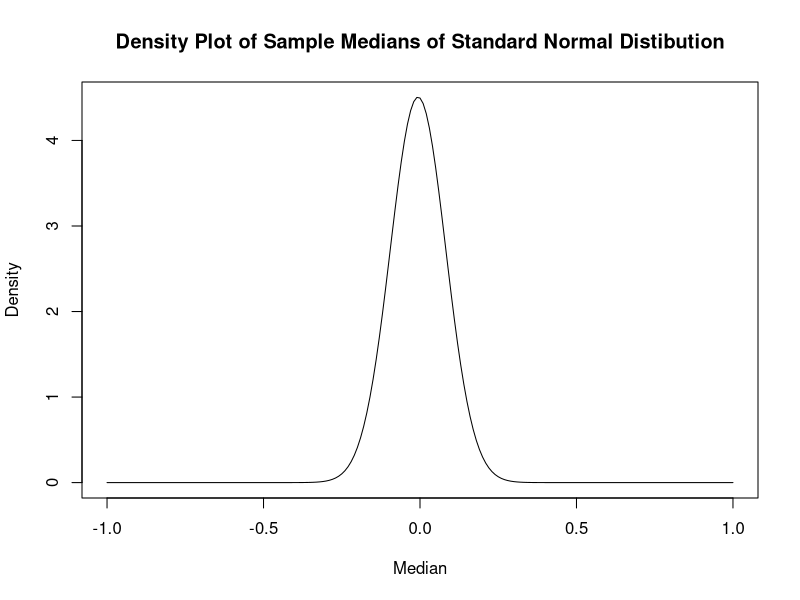
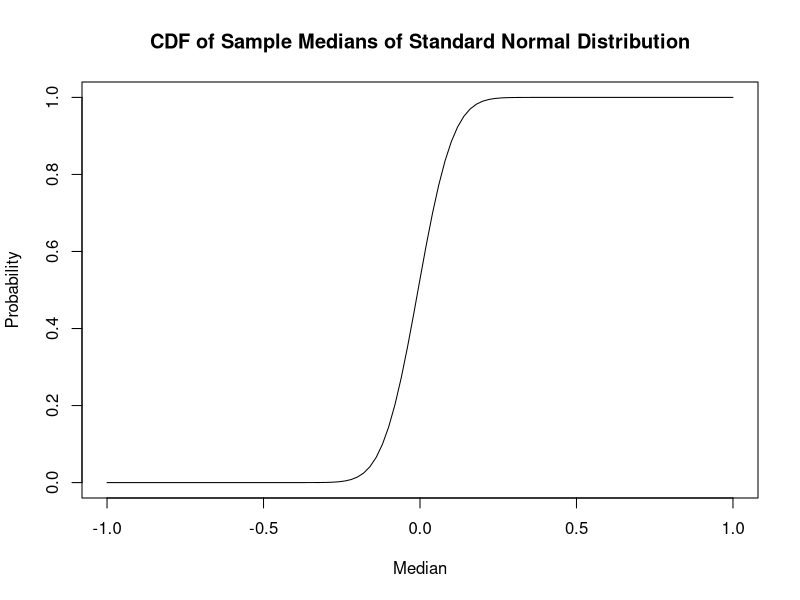
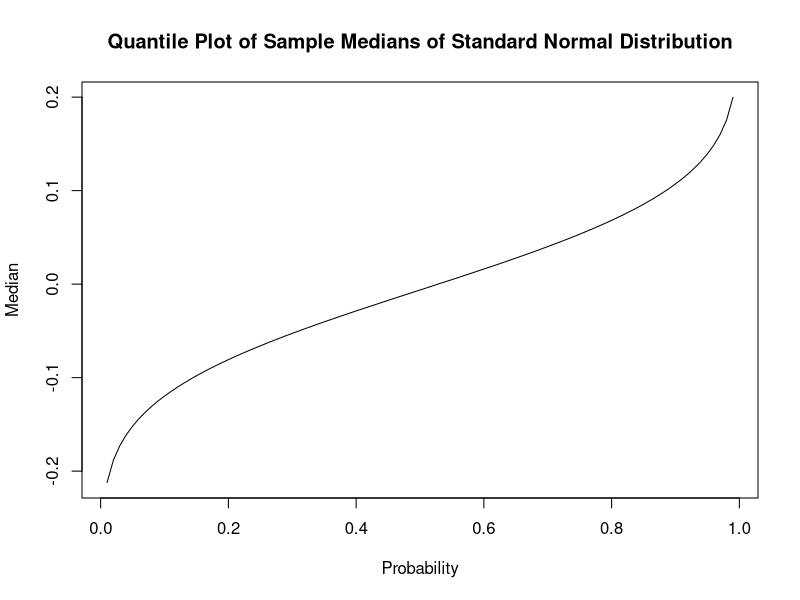
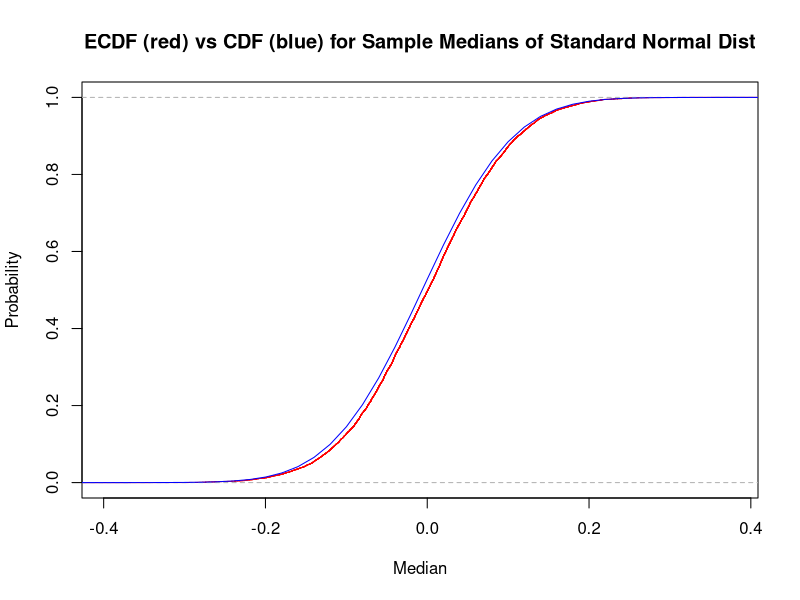
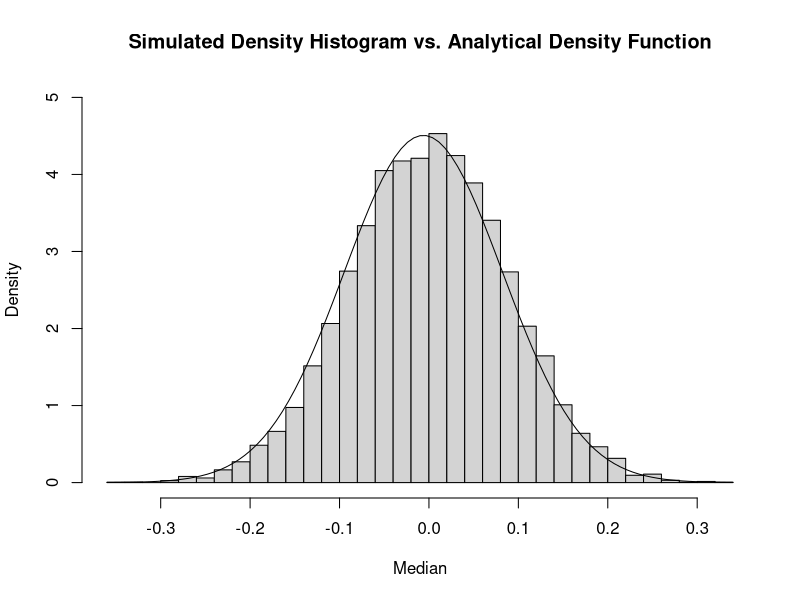
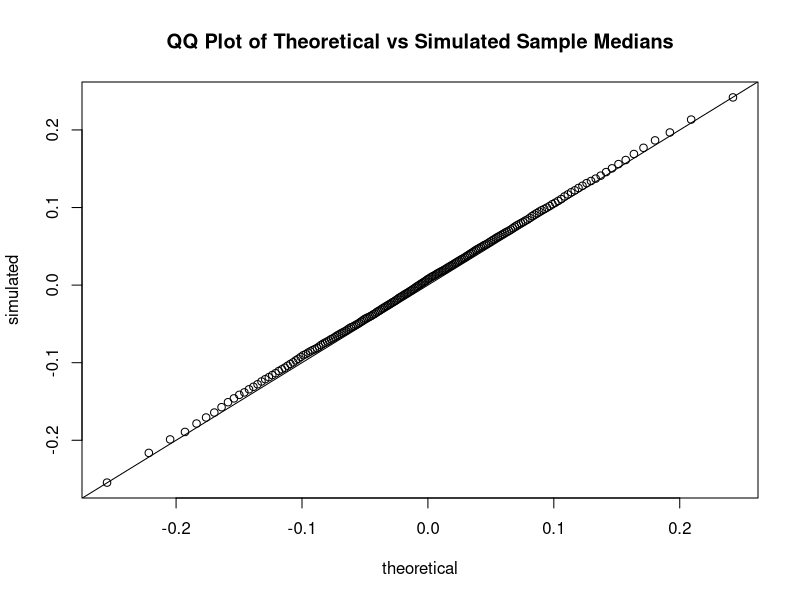
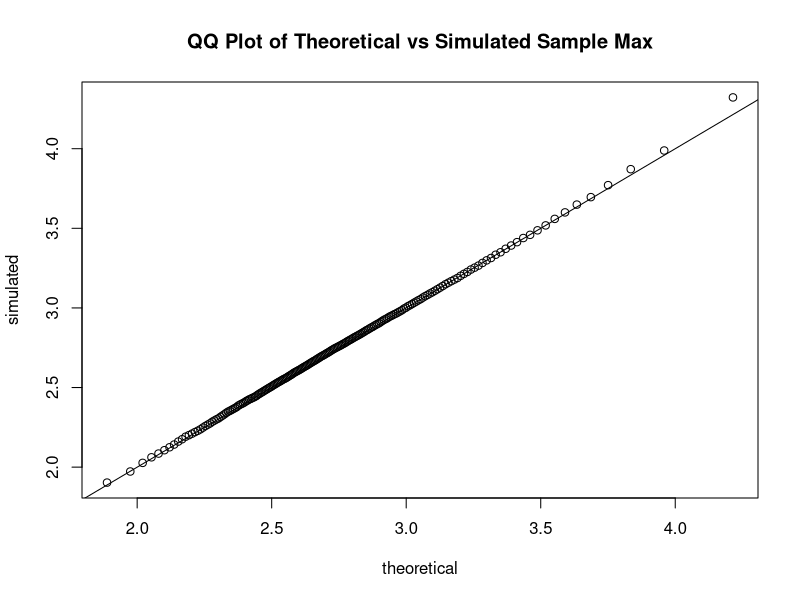
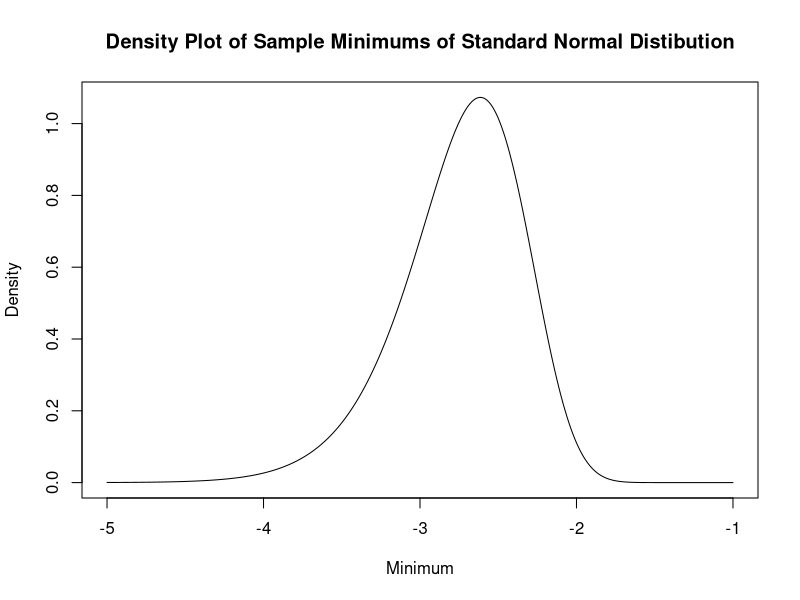

Generate these figures, in order, with R:
## ---- chunk 1
knitr::opts_chunk$set(echo = TRUE)
library(ggplot2)
library(tidyverse)
## ---- chunk 2
dorder <- function(x, n, k){
  k *
    choose(n, k) * 
    ((pnorm(x)) ^ (k-1)) *
    ((1 - pnorm(x)) ^ (n-k)) *
    dnorm(x)
}
## ---- chunk 3
x <- seq(-1, 1, by = .01)
plot(x, dorder(x, 200, 100), 
     type = 'l', 
     main = 'Density Plot of Sample Medians of Standard Normal Distibution',
     xlab = 'Median',
     ylab = 'Density')
## ---- chunk 4
porder <- function(x, n, k){
  pbinom(k - 1, n, pnorm(x), lower.tail = F)
}
## ---- chunk 5
curve(porder(x, 200, 100),
      -1, 1,
      xlab = 'Median',
      ylab = 'Probability',
      main = 'CDF of Sample Medians of Standard Normal Distribution')
## ---- chunk 6
qorder <- function(p, n, k){
  out <- p
  for(i in seq_along(p)){
    out[i] <- uniroot(function(x){porder(x, n, k) - p[i]}, c(-100,100))$root
  }
  out
}
## ---- chunk 7
p <- seq(.01, .99, by = .01)
plot(p, qorder(p, 200, 100), 
     type = 'l',
     xlab = 'Probability',
     ylab = 'Median',
     main = 'Quantile Plot of Sample Medians of Standard Normal Distribution')
## ---- chunk 8
set.seed(1000)
samp = NA

for(i in 1:10000) {
  data = rnorm(200)
  samp[i] = median(data)
}
## ---- chunk 9
plot(ecdf(samp), col = 'red',
     main = 'ECDF (red) vs CDF (blue) for Sample Medians of Standard Normal Dist',
     xlab = 'Median',
     ylab = 'Probability')
curve(porder(x, 200, 100), -1, 1, col = 'blue', add = T)
## ---- chunk 10
hist(samp, freq = F, ylim = c(0,5), breaks = 25,
     main = 'Simulated Density Histogram vs. Analytical Density Function',
     xlab = 'Median')
curve(dorder(x, 200, 100), add = T)
## ---- chunk 11
p <- ppoints(200)
theoretical = qorder(p, 200, 100)
simulated = quantile(samp, probs = p)
## ---- chunk 12
qqplot(theoretical,simulated,
       main = 'QQ Plot of Theoretical vs Simulated Sample Medians')
abline(0,1)
## ---- chunk 13
set.seed(1000)
samp = NA

for(i in 1:10000) {
  data = rnorm(200)
  samp[i] = max(data)
}

p <- ppoints(200)
theoretical = qorder(p, 200, 200)
simulated = quantile(samp, probs = p)
## ---- chunk 14
qqplot(theoretical,simulated,
       main = 'QQ Plot of Theoretical vs Simulated Sample Max')
abline(0,1)
## ---- chunk 15
dorder <- function(x, n, k, dist = 'norm', ...) {
  pf <- get(paste0('p', dist))
  df <- get(paste0('d', dist))
  
  k *
    choose(n, k) * 
    ((pf(x, ...)) ^ (k-1)) *
    ((1 - pf(x, ...)) ^ (n-k)) *
    df(x, ...)
}

porder <- function(x, n, k, dist = 'norm', ...) {
  pf <- get(paste0('p', dist))
  pbinom(k - 1, n, pf(x, ...), lower.tail = F)
}

qorder <- function(x, n, k, dist = 'norm', ...) {
  out <- p
  for(i in seq_along(p)){
    out[i] <- uniroot(function(x){porder(x, n, k, dist = 'norm', ...) - p[i]}, c(-100,100))$root
  }
  out  
}
## ---- chunk 16
x <- seq(-5, -1, by = .01)
plot(x, dorder(x, n = 200, k = 1), 
     type = 'l', 
     main = 'Density Plot of Sample Minimums of Standard Normal Distibution',
     xlab = 'Minimum',
     ylab = 'Density')
## ---- chunk 17
curve(porder(x, n = 200, k = 1),
      -5, -1,
      xlab = 'Minimum',
      ylab = 'Probability',
      main = 'CDF of Sample Minimums of Standard Normal Distribution')
## ---- chunk 18
x <- seq(-.1, .4, by = .001)
plot(x, dorder(x, n = 200, k = 1, dist = 'gamma', shape = 2), 
     type = 'l', 
     main = 'Density Plot of Sample Minimums of Gamma Distibution With Shape = 2',
     xlab = 'Minimum',
     ylab = 'Density')
## ---- chunk 19
curve(porder(x, n = 200, k = 1, dist = 'gamma', shape = 2),
      -.1, .4,
      xlab = 'Minimum',
      ylab = 'Probability',
      main = 'CDF of Sample Minimums of Gamma Distibution With Shape = 2')
